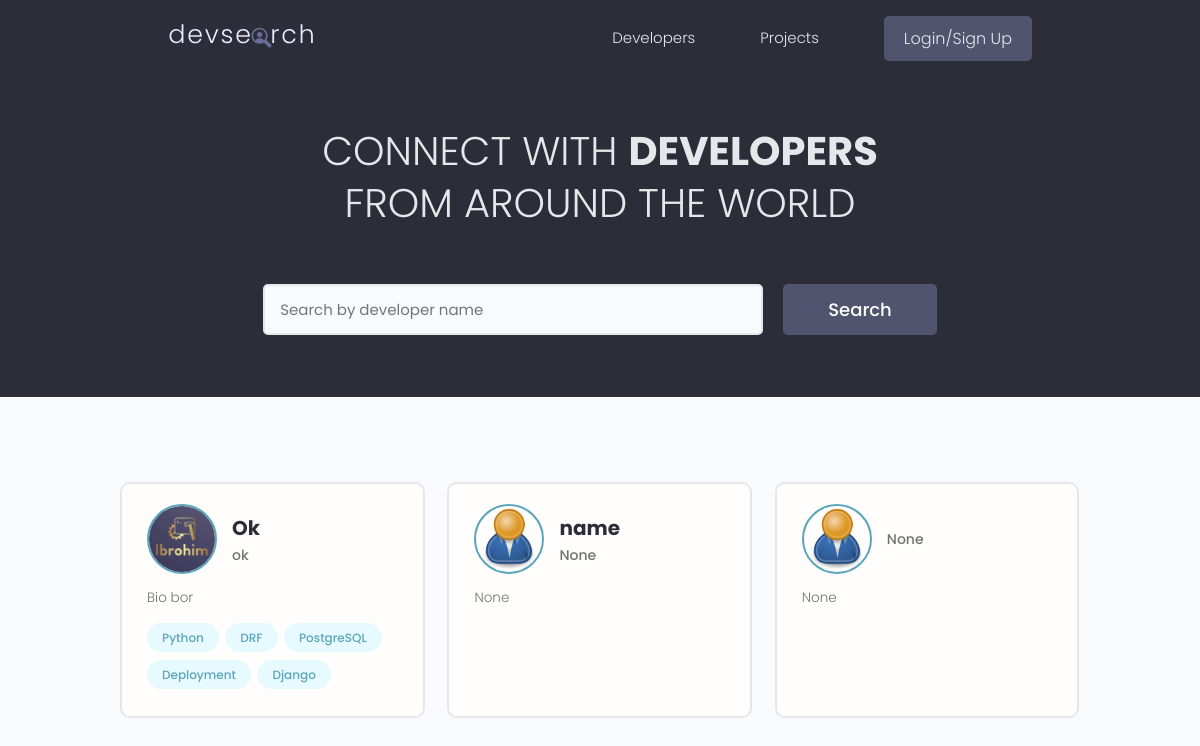
The page / on the database its author committed.
### users/models.py (models this page shows, shortened)
class Profile(models.Model):
    user = models.OneToOneField(
        User, on_delete=models.CASCADE, null=True, blank=True)
    name = models.CharField(max_length=200, blank=True, null=True)
    email = models.EmailField(max_length=500, blank=True, null=True)
    username = models.CharField(max_length=200, blank=True, null=True)
    location = models.CharField(max_length=200, blank=True, null=True)
    short_intro = models.CharField(max_length=200, blank=True, null=True)
    bio = models.TextField(blank=True, null=True)
    profile_image = models.ImageField(
        null=True, blank=True, upload_to='profiles/', default="profiles/user-default.png")
    social_github = models.CharField(max_length=200, blank=True, null=True)
    social_twitter = models.CharField(max_length=200, blank=True, null=True)
    social_linkedin = models.CharField(max_length=200, blank=True, null=True)
    social_youtube = models.CharField(max_length=200, blank=True, null=True)
    social_website = models.CharField(max_length=200, blank=True, null=True)
    created = models.DateTimeField(auto_now_add=True)
    id = models.UUIDField(default=uuid.uuid4, unique=True,
                          primary_key=True, editable=False)
    class Meta:
        ordering = ['created']
    @property
    def imageURL(self):
        try:
            url = self.profile_image.url
        except:
            url = ''
        return url

class Skill(models.Model):
    owner = models.ForeignKey(
        Profile, on_delete=models.CASCADE, null=True, blank=True)
    name = models.CharField(max_length=200, blank=True, null=True)
    description = models.TextField(null=True, blank=True)
    created = models.DateTimeField(auto_now_add=True)
    id = models.UUIDField(default=uuid.uuid4, unique=True,
                          primary_key=True, editable=False)
    def __str__(self):
        return str(self.name)

### users/views.py (the view)
# urls.py: path('', views.profiles, name="profiles"),
def profiles(request):
    profiles, search_query = searchProfiles(request)
    custom_range, profiles = paginateProfiles(request, profiles, 3)
    context = {'profiles': profiles, 'search_query': search_query,
               'custom_range': custom_range}
    return render(request, 'users/profiles.html', context)

### users/utils.py (called while the page is built)
def paginateProfiles(request, profiles, results):
    page = request.GET.get('page')
    paginator = Paginator(profiles, results)
    try:
        profiles = paginator.page(page)
    except PageNotAnInteger:
        page = 1
        profiles = paginator.page(page)
    except EmptyPage:
        page = paginator.num_pages
        profiles = paginator.page(page)
    leftIndex = (int(page) - 4)
    if leftIndex < 1:
        leftIndex = 1
    rightIndex = (int(page) + 5)
    if rightIndex > paginator.num_pages:
        rightIndex = paginator.num_pages + 1
    custom_range = range(leftIndex, rightIndex)
    return custom_range, profiles

def searchProfiles(request):
    search_query = ''
    if request.GET.get('search_query'):
        search_query = request.GET.get('search_query')
    skills = Skill.objects.filter(name__icontains=search_query)
    profiles = Profile.objects.distinct().filter(
        Q(name__icontains=search_query) |
        Q(short_intro__icontains=search_query) |
        Q(skill__in=skills)
    )
    return profiles, search_query

### users/templates/users/profiles.html (shortened to what this page needs)
{% extends 'main.html' %}
{% block content %}
<main class="home">
    <section class="hero-section text-center">
        <div class="container container--narrow">
            <div class="hero-section__box">
                <h2>CONNECT WITH <span>DEVELOPERS</span></h2>
                <h2>FROM AROUND THE WORLD</h2>
            </div>
            <div class="hero-section__search">
                <form id="searchForm" class="form" action="{% url 'profiles' %}" method="get">
                    <div class="form__field">
                        <input class="input input--text" id="formInput#search" type="text" name="search_query"
                            value="{{search_query}}" placeholder="Search by developer name" />
                    </div>
                    <input class="btn btn--sub btn--lg" type="submit" value="Search" />
                </form>
            </div>
        </div>
    </section>
    <section class="devlist">
        <div class="container">
            <div class="grid grid--three">
                {% for profile in profiles %}
                <div class="column card">
                    <div class="dev">
                        <a href="{% url 'user-profile' profile.id %}" class="card__body">
                            <div class="dev__profile">
                                <img class="avatar avatar--md" src="{{ profile.imageURL }}" alt="image" />
                                <div class="dev__meta">
                                    <h3>{{profile.name}}</h3>
                                    <h5>{{profile.short_intro|slice:"60"}}</h5>
                                </div>
                            </div>
                            <p class="dev__info">{{profile.bio|slice:"150"}}</p>
                            <div class="dev__skills">
                                {% for skill in profile.skill_set.all|slice:"5" %}
                                <span class="tag tag--pill tag--main">
                                    <small>{{skill}}</small>
                                </span>
                                {% endfor %}
                            </div>
                        </a>
                    </div>
                </div>
                {% endfor %}
            </div>
        </div>
    </section>
</main>
{% endblock content %}

### templates/main.html (shortened to what this page needs)
<!DOCTYPE html>
{% load static %}
<html>
<head>
    <link rel="stylesheet" href="https://cdn.iconmonstr.com/1.3.0/css/iconmonstr-iconic-font.min.css" />
    <link rel="stylesheet" href="{% static 'uikit/styles/uikit.css' %}" />
    <link rel="stylesheet" href="{% static 'styles/app.css' %}" />
</head>
<body>
    {% include 'navbar.html' %}
    {% block content %}
    {% endblock content %}
</body>
</html>

### templates/navbar.html (shortened to what this page needs)
{% load static %}
<header class="header">
    <div class="container container--narrow">
        <a href="{% url 'profiles' %}" class="header__logo">
            <img src="{% static 'images/logo.svg' %} " alt="DevSearch Logo" />
        </a>
        <nav class="header__nav">
            <ul class="header__menu">
                <li class="header__menuItem"><a href="{% url 'profiles' %}">Developers</a></li>
                <li class="header__menuItem"><a href="{% url 'projects' %}">Projects</a></li>
                {% if request.user.is_authenticated %}
                <li class="header__menuItem"><a href="{% url 'inbox' %}">Inbox</a></li>
                <li class="header__menuItem"><a href="{% url 'account' %}">Account</a></li>
                <li class="header__menuItem"><a href="{% url 'logout' %}" class="btn btn--sub">Logout</a></li>
                {% else %}
                <li class="header__menuItem"><a href="{% url 'login' %}" class="btn btn--sub">Login/Sign Up</a></li>
                {% endif %}
            </ul>
        </nav>
    </div>
</header>

### static/styles/app.css (style rules this page uses)
:root { --color-sub: #2d2d39; }
.btn--sub { background-color: var(--color-sub-light); }
.card { border: 2px solid var(--color-light); }
img { width: 100%; }
.header { position: sticky; z-index: 111; background-color: var(--color-sub); padding: 1.5rem 0; }
.header > .container { display: flex; justify-content: space-between; align-items: center; }
.header__logo > img { height: 3.8rem; }
.header__nav > ul { display: inline-flex; align-items: center; list-style: none; gap: 6.5rem; }
.header__menuItem > a { color: var(--color-light); font-weight: 300; }
.hero-section { height: 40vh; display: flex; align-items: center; background-color: var(--color-sub); }
.hero-section__box { margin-bottom: 4rem; }
.hero-section__box > h2, .hero-section__box > h2 > span { font-size: 4rem; color: var(--color-light); line-height: 1.3; text-transform: uppercase; }
.hero-section__box > h2 { font-weight: 300; }
.hero-section__box > h2 > span { font-weight: 700; }
.hero-section__search > .form { display: flex; align-items: center; justify-content: center; gap: 2rem; }
.hero-section__search > .form input.input--text { width: 50rem; }
.devlist { margin-top: 8rem; }
.devlist .grid { align-items: stretch; }
.devlist .dev .dev__profile { display: flex; align-items: center; gap: 1.5rem; }
.devlist .dev .dev__meta h3 { color: var(--color-sub); font-size: 2rem; font-weight: 700; }
.devlist .dev .dev__meta h5 { color: var(--color-text); font-size: 1.4rem; font-weight: 500; }
.devlist .dev .dev__info { margin: 1.5rem 0; font-size: 1.35rem; line-height: 1.4; text-align: justify; }

### static/uikit/styles/modules/_variables.css (style rules this page uses)
:root { --color-main: #5aa5b9; --color-main-light: #e6faff; --color-sub: #3f4156; --color-sub-light: #51546e; --color-sub-lighter: #ededfd; --color-text: #737373; --color-gray: #8b8b8b; --color-light: #e5e7eb; --color-light-gray: #767676; --color-bg: #f8fafd; --color-white: #fffefd; --color-white-light: #f3f3f3; --color-success: #359e64; --color-success-bg: #def8e8; --color-error: #fc4b0b; --color-error-bg: #fff2ee; --font-base: 'Poppins', arial, helvetica, 'Segoe UI', roboto, ubuntu, sans-serif; --font-monospace: 'Fira Code', 'Courier New', courier, monospace; --font-regular: 300; --font-medium: 500; --font-bold: 700; --generic-shadow: 1px 1px 5px #00000010; --generic-transition: all 0.3s ease-in-out; }

### static/uikit/styles/modules/_base.css (style rules this page uses)
* { margin: 0; padding: 0; box-sizing: border-box; text-rendering: optimizeLegibility; color: inherit; font-size: inherit; }
html { font-size: 50%; }
@media only screen and (min-width: 480px) { html { font-size: 56.25%; } }
@media only screen and (min-width: 1200px) { html { font-size: 62.5%; } }
body { line-height: 1.6; font-weight: 400; font-size: 1.5rem; color: var(--color-text); background-color: var(--color-bg); min-height: 100vh; }

### static/uikit/styles/modules/_typography.css (style rules this page uses)
* { font-family: var(--font-base); }
h2 { font-size: 3.6rem; font-weight: var(--font-bold); }
h3 { font-size: 3.2rem; font-weight: var(--font-medium); }
h5 { font-size: 2.4rem; font-weight: var(--font-medium); }
h5, h6 { font-weight: var(--font-regular); }
p, span, strong { font-size: 1.6rem; color: var(--color-text); font-weight: var(--font-regular); }
a { padding-bottom: 2px; text-decoration: none; display: inline-block; color: var(--color-main); font-weight: var(--font-medium); }

### static/uikit/styles/modules/_utilities.css (style rules this page uses)
.container { width: 92%; max-width: 165rem; margin: 0 auto; box-sizing: border-box; }
.container--narrow { width: 92%; max-width: 120rem; }
@media screen and (min-width: 1000px) { .container { width: 90%; } }
@media screen and (min-width: 1000px) { .container--narrow { width: 85%; } }
@media screen and (min-width: 1200px) { .container { width: 80%; } }
@media screen and (min-width: 1200px) { .container--narrow { width: 72%; } }
.text-center { text-align: center; }

### static/uikit/styles/modules/_avatar.css (style rules this page uses)
.avatar { border-radius: 50%; border: 2px solid var(--color-main); object-fit: cover; }
.avatar--md { height: 7rem; width: 7rem; }

### static/uikit/styles/modules/_button.css (style rules this page uses)
.btn { display: inline-block; position: relative; cursor: pointer; background-color: var(--color-light); font-weight: var(--font-medium); color: var(--color-sub); text-decoration: none; padding: 1rem 2rem; border-radius: 0.5rem; border: none; width: -webkit-fit-content; width: -moz-fit-content; width: fit-content; height: -webkit-fit-content; height: -moz-fit-content; height: fit-content; font-size: 1.6rem; outline-width: 0; outline-color: transparent; -webkit-backface-visibility: hidden; backface-visibility: hidden; transition: all 0.3s ease-in-out; }
.btn--sub { background-color: var(--color-sub); color: var(--color-white); }
.btn--lg { font-size: 1.8rem; padding: 1.2rem 4.5rem; }

### rows shown on the page
Profile: imageURL (picture), name "Ok", short_intro "ok", bio "Bio bor"
Skill: name "Python"
Skill: name "DRF"
Skill: name "PostgreSQL"
Skill: name "Deployment"
Skill: name "Django"
Profile: imageURL (placeholder picture), name "name", short_intro "None", bio "None"
Profile: imageURL (placeholder picture), short_intro "None", bio "None"
